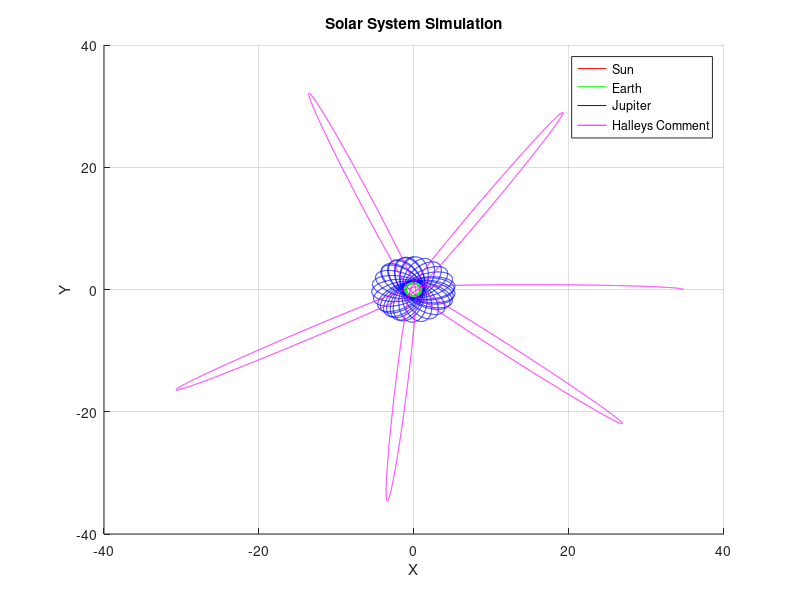

This figure's MATLAB source:
function ex8_moving_planets()
    
    dt = 0.015;
    N = 32000;
    
    [m x v] = init();
    
    X = zeros([N size(x)]);
    X(1, :, :) = x;
    for i = 2:N
        
        [x v] = velocityStoermerVerlet(x, v, m, dt);
        X(i, :, :) = x;
    end
    
    color = 'rgbm';
    figure(1)
    hold on
    grid on
    for i = 1:numel(color)
        plot(X(:, i, 1), X(:, i, 2), color(i));
    end
    legend('Sun', 'Earth', 'Jupiter', 'Halleys Comment');
    xlabel('X');
    ylabel('Y');
    title('Solar System Simulation')        
end

function [m x v] = init()
    
    m = [1; 3e-6; 9.55e-4; 1e-14];
    x = [0 0; 0 1; 0 5.36; 34.75 0];
    v = [0 0; -1 0; -0.425 0; 0 0.0296];
end


function F = computeForces(position, mass)
   
    F = zeros(size(position));
    
    n = numel(mass);
    
    for i = 1:n
        for j = i+1:n
            dist = position(j, :) - position(i, :);
            f = mass(i) * mass(j) * dist / norm(dist)^2;
            F(i, :) = F(i, :) + f;
            F(j, :) = F(j, :) - f;
        end
    end   
end

function [x v] = velocityStoermerVerlet(x, v, m, dt)
    
   
    x = x + 0.5 * dt * v;
    
    F = computeForces(x, m);
    a = F ./ repmat(m, 1, 2);
    v = v + dt * a;
    
    x = x + 0.5 * dt * v;
    
end


function [x v] = velocityExplicitEuler(x, v, m, dt)
   
    F = computeForces(x, m);
    x = x + dt * v;
    
    a = F ./ repmat(m, 1, 2);
    v = v + dt * a;
    
end